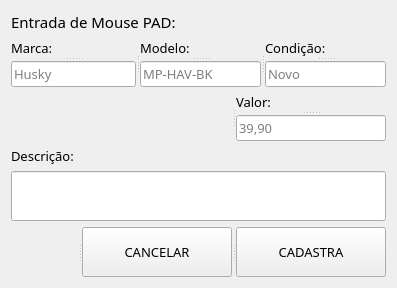
      <widget class="QWidget" name="pageMousePad">
       <layout class="QVBoxLayout" name="verticalLayout_7">
        <item>
         <widget class="QLabel" name="label_135">
          <property name="sizePolicy">
           <sizepolicy hsizetype="Preferred" vsizetype="Maximum">
            <horstretch>0</horstretch>
            <verstretch>0</verstretch>
           </sizepolicy>
          </property>
          <property name="font">
           <font>
            <family>Asap</family>
            <pointsize>11</pointsize>
           </font>
          </property>
          <property name="text">
           <string>Entrada de Mouse PAD:</string>
          </property>
         </widget>
        </item>
        <item>
         <widget class="QSplitter" name="splitter_110">
          <property name="orientation">
           <enum>Qt::Horizontal</enum>
          </property>
          <widget class="QSplitter" name="splitter_111">
           <property name="orientation">
            <enum>Qt::Vertical</enum>
           </property>
           <widget class="QLabel" name="label_94">
            <property name="font">
             <font>
              <family>Asap</family>
              <pointsize>10</pointsize>
             </font>
            </property>
            <property name="text">
             <string>Marca:</string>
            </property>
           </widget>
           <widget class="QLineEdit" name="padMarca">
            <property name="sizePolicy">
             <sizepolicy hsizetype="Minimum" vsizetype="Fixed">
              <horstretch>5</horstretch>
              <verstretch>0</verstretch>
             </sizepolicy>
            </property>
            <property name="font">
             <font>
              <family>Asap</family>
              <pointsize>10</pointsize>
             </font>
            </property>
            <property name="text">
             <string/>
            </property>
            <property name="maxLength">
             <number>25</number>
            </property>
            <property name="placeholderText">
             <string>Husky</string>
            </property>
           </widget>
          </widget>
          <widget class="QSplitter" name="splitter_112">
           <property name="orientation">
            <enum>Qt::Vertical</enum>
           </property>
           <widget class="QLabel" name="label_95">
            <property name="font">
             <font>
              <family>Asap</family>
              <pointsize>10</pointsize>
             </font>
            </property>
            <property name="text">
             <string>Modelo:</string>
            </property>
           </widget>
           <widget class="QLineEdit" name="padModelo">
            <property name="font">
             <font>
              <family>Asap</family>
              <pointsize>10</pointsize>
             </font>
            </property>
            <property name="text">
             <string/>
            </property>
            <property name="maxLength">
             <number>25</number>
            </property>
            <property name="placeholderText">
             <string>MP-HAV-BK</string>
            </property>
           </widget>
          </widget>
          <widget class="QSplitter" name="splitter_113">
           <property name="orientation">
            <enum>Qt::Vertical</enum>
           </property>
           <widget class="QLabel" name="label_96">
            <property name="font">
             <font>
              <family>Asap</family>
              <pointsize>10</pointsize>
             </font>
            </property>
            <property name="text">
             <string>Condição:</string>
            </property>
           </widget>
           <widget class="QLineEdit" name="padCondicao">
            <property name="sizePolicy">
             <sizepolicy hsizetype="Maximum" vsizetype="Fixed">
              <horstretch>0</horstretch>
              <verstretch>0</verstretch>
             </sizepolicy>
            </property>
            <property name="maximumSize">
             <size>
              <width>150</width>
              <height>16777215</height>
             </size>
            </property>
            <property name="font">
             <font>
              <family>Asap</family>
              <pointsize>10</pointsize>
             </font>
            </property>
            <property name="maxLength">
             <number>25</number>
            </property>
            <property name="placeholderText">
             <string>Novo</string>
            </property>
           </widget>
          </widget>
         </widget>
        </item>
        <item>
         <widget class="QSplitter" name="splitter_114">
          <property name="orientation">
           <enum>Qt::Horizontal</enum>
          </property>
          <widget class="QLabel" name="label_97">
           <property name="text">
            <string/>
           </property>
          </widget>
          <widget class="QSplitter" name="splitter_116">
           <property name="orientation">
            <enum>Qt::Vertical</enum>
           </property>
           <widget class="QLabel" name="label_120">
            <property name="font">
             <font>
              <family>Asap</family>
              <pointsize>10</pointsize>
             </font>
            </property>
            <property name="text">
             <string>Valor:</string>
            </property>
           </widget>
           <widget class="QLineEdit" name="padValor">
            <property name="maximumSize">
             <size>
              <width>150</width>
              <height>16777215</height>
             </size>
            </property>
            <property name="font">
             <font>
              <family>Asap</family>
              <pointsize>10</pointsize>
             </font>
            </property>
            <property name="maxLength">
             <number>5</number>
            </property>
            <property name="placeholderText">
             <string>39,90</string>
            </property>
           </widget>
          </widget>
         </widget>
        </item>
        <item>
         <widget class="QLabel" name="label_130">
          <property name="font">
           <font>
            <family>Asap</family>
            <pointsize>10</pointsize>
           </font>
          </property>
          <property name="text">
           <string>Descrição:</string>
          </property>
         </widget>
        </item>
        <item>
         <widget class="QLineEdit" name="padDescricao">
          <property name="sizePolicy">
           <sizepolicy hsizetype="Expanding" vsizetype="Minimum">
            <horstretch>0</horstretch>
            <verstretch>1</verstretch>
           </sizepolicy>
          </property>
          <property name="minimumSize">
           <size>
            <width>0</width>
            <height>50</height>
           </size>
          </property>
          <property name="font">
           <font>
            <family>Asap</family>
            <pointsize>10</pointsize>
           </font>
          </property>
          <property name="text">
           <string/>
          </property>
          <property name="alignment">
           <set>Qt::AlignLeading|Qt::AlignLeft|Qt::AlignTop</set>
          </property>
          <property name="dragEnabled">
           <bool>false</bool>
          </property>
         </widget>
        </item>
        <item>
         <widget class="QSplitter" name="splitter_139">
          <property name="orientation">
           <enum>Qt::Horizontal</enum>
          </property>
          <widget class="QLabel" name="label_Pad">
           <property name="font">
            <font>
             <pointsize>9</pointsize>
            </font>
           </property>
           <property name="styleSheet">
            <string notr="true">color: rgb(255, 0, 0);</string>
           </property>
           <property name="text">
            <string/>
           </property>
          </widget>
          <widget class="QPushButton" name="pushButtonCancelarPad">
           <property name="sizePolicy">
            <sizepolicy hsizetype="Minimum" vsizetype="Fixed">
             <horstretch>1</horstretch>
             <verstretch>0</verstretch>
            </sizepolicy>
           </property>
           <property name="minimumSize">
            <size>
             <width>150</width>
             <height>50</height>
            </size>
           </property>
           <property name="maximumSize">
            <size>
             <width>150</width>
             <height>80</height>
            </size>
           </property>
           <property name="font">
            <font>
             <family>Asap</family>
             <pointsize>10</pointsize>
            </font>
           </property>
           <property name="text">
            <string>CANCELAR</string>
           </property>
          </widget>
          <widget class="QPushButton" name="pushButtonCadastraPad">
           <property name="sizePolicy">
            <sizepolicy hsizetype="Minimum" vsizetype="Fixed">
             <horstretch>1</horstretch>
             <verstretch>0</verstretch>
            </sizepolicy>
           </property>
           <property name="minimumSize">
            <size>
             <width>0</width>
             <height>50</height>
            </size>
           </property>
           <property name="maximumSize">
            <size>
             <width>150</width>
             <height>80</height>
            </size>
           </property>
           <property name="font">
            <font>
             <family>Asap</family>
             <pointsize>10</pointsize>
            </font>
           </property>
           <property name="text">
            <string>CADASTRA</string>
           </property>
          </widget>
         </widget>
        </item>
       </layout>
      </widget>
